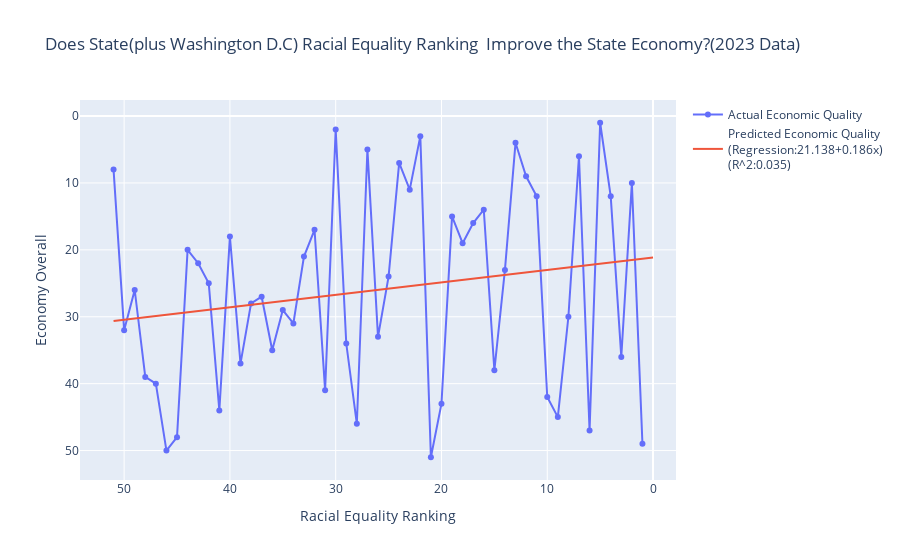

Notebook code cell kept with this figure:
### Code cell
import chart_studio
username='NRswift'
api_key='G1eDL1Naj4DsaqGtJSYz'
chart_studio.tools.set_credentials_file(username=username, api_key=api_key)
import pandas as pd
import numpy as np
import csv
import plotly.graph_objects as go
import plotly.io as pio
import chart_studio.plotly as py
import chart_studio.tools as tls
econRE = []
econOverall = []
statesTwo = []
with open('economy.csv', 'r') as d:
    dataTwo = csv.reader(d, delimiter=',')
    for rowsTwo in dataTwo:
        statesTwo.append(rowsTwo[0])
        econRE.append(int(rowsTwo[1]))
        econOverall.append(int(rowsTwo[2]))
def linearRegressionConstants(arrOne, arrTwo):
    sumOne = sum(arrTwo)
    sumTwo = sum(i ** 2 for i in arrOne)
    sumThree = sum(arrOne)
    sumFour = 0
    for i in range(0, 51):
        sumFour += arrOne[i] * arrTwo[i] 
    aConstant = (sumOne * sumTwo - sumThree * sumFour)/((51*sumTwo) - (sumThree ** 2))
    bConstant = ((51*sumFour) - (sumThree * sumOne))/((51*sumTwo) - (sumThree ** 2))
    return aConstant, bConstant 


fig = go.Figure()
#data = zip(econRE, econOverall)
fig.add_trace(go.Scatter(x=econRE, y=econOverall, text = statesTwo, mode='lines+markers', name = "Actual Economic Quality",
                         hovertemplate = "State: %{text}---Economy RE Ranking: %{x:,}---Economy Overall: %{y:,}", ))
aOne = []
for i in range(0, 52):
    aOne.append(i)
aTwo = []
a = linearRegressionConstants(econRE, econOverall)
for i in range(0, 52):
    aTwo.append(a[0] + a[1] * i)
def findRSquared(arrOne, arrTwo):
    sumOne = 0
    sumTwo = 0
    avgOne = sum(arrTwo)/51
    
    for i in range(51):
       sumOne += ((arrTwo[i] - avgOne)**2)
       sumTwo += ((arrTwo[i] - (a[0] + a[1] * arrOne[i]))**2)
    return 1 - sumTwo/sumOne
fig.add_trace(go.Scatter(x=aOne, y=aTwo, mode='lines', name = "Predicted Economic Quality<br>(Regression:"
                         + str(round(a[0], 3)) + "+" + str(round(a[1], 3)) + "x" + ")<br>(R^2:" + 
                         str(round(findRSquared(econRE, econOverall), 3)) + ")"))
fig.update_xaxes(autorange="reversed")
fig.update_yaxes(autorange="reversed")
fig.update_layout(
    xaxis={'title':'Racial Equality Ranking'},
    yaxis={'title':'Economy Overall'}, 
    title = dict(text = "Does State(plus Washington D.C) Racial Equality Ranking \nImprove the State Economy?(2023 Data)"))
fig.show()
py.plot(fig, filename="economic_scatter.html", auto_open = True)

### Figure 1 — Plotly figure (JSON) as saved in the notebook; plotly's stock layout.template omitted (floating-point values rounded to 4 significant figures)
{"data": [{"hovertemplate": "State: %{text}---Economy RE Ranking: %{x:,}---Economy Overall: %{y:,}", "mode": "lines+markers", "name": "Actual Economic Quality", "text": ["Alaska", "Arizona", "New Mexico", "Oregon", "Washington", "Hawaii", "Idaho", "Vermont", "Kentucky", "Maine", "Florida", "Texas", "Colorado", "New Hampshire", "Rhode Island", "Delaware", "Virginia", "Maryland", "Tennessee", "South Dakota", "West Virginia", "Massachusetts", "Georgia", "North Carolina", "Connecticut", "South Carolina", "California", "Oklahoma", "Missouri", "Utah", "Arkansas", "New Jersey", "Nevada", "Alabama", "Kansas", "Nebraska", "Indiana", "Pennsylvania", "Ohio", "New York", "North Dakota", "Montana", "Minnesota", "Michigan", "Mississippi", "Louisiana", "Wyoming", "Iowa", "Wisconsin", "Illinois", "Washington D.C"], "type": "scatter", "x": [1, 2, 3, 4, 5, 6, 7, 8, 9, 10, 11, 12, 13, 14, 15, 16, 17, 18, 19, 20, 21, 22, 23, 24, 25, 26, 27, 28, 29, 30, 31, 32, 33, 34, 35, 36, 37, 38, 39, 40, 41, 42, 43, 44, 45, 46, 47, 48, 49, 50, 51], "y": [49, 10, 36, 12, 1, 47, 6, 30, 45, 42, 12, 9, 4, 23, 38, 14, 16, 19, 15, 43, 51, 3, 11, 7, 24, 33, 5, 46, 34, 2, 41, 17, 21, 31, 29, 35, 27, 28, 37, 18, 44, 25, 22, 20, 48, 50, 40, 39, 26, 32, 8]}, {"mode": "lines", "name": "Predicted Economic Quality<br>(Regression:21.138+0.186x)<br>(R^2:0.035)", "type": "scatter", "x": [0, 1, 2, 3, 4, 5, 6, 7, 8, 9, 10, 11, 12, 13, 14, 15, 16, 17, 18, 19, 20, 21, 22, 23, 24, 25, 26, 27, 28, 29, 30, 31, 32, 33, 34, 35, 36, 37, 38, 39, 40, 41, 42, 43, 44, 45, 46, 47, 48, 49, 50, 51], "y": [21.14, 21.32, 21.51, 21.7, 21.88, 22.07, 22.26, 22.44, 22.63, 22.81, 23.0, 23.19, 23.37, 23.56, 23.75, 23.93, 24.12, 24.3, 24.49, 24.68, 24.86, 25.05, 25.24, 25.42, 25.61, 25.79, 25.98, 26.17, 26.35, 26.54, 26.73, 26.91, 27.1, 27.28, 27.47, 27.66, 27.84, 28.03, 28.22, 28.4, 28.59, 28.77, 28.96, 29.15, 29.33, 29.52, 29.71, 29.89, 30.08, 30.26, 30.45, 30.64]}], "layout": {"title": {"text": "Does State(plus Washington D.C) Racial Equality Ranking \nImprove the State Economy?(2023 Data)"}, "xaxis": {"autorange": "reversed", "title": {"text": "Racial Equality Ranking"}}, "yaxis": {"autorange": "reversed", "title": {"text": "Economy Overall"}}}}
